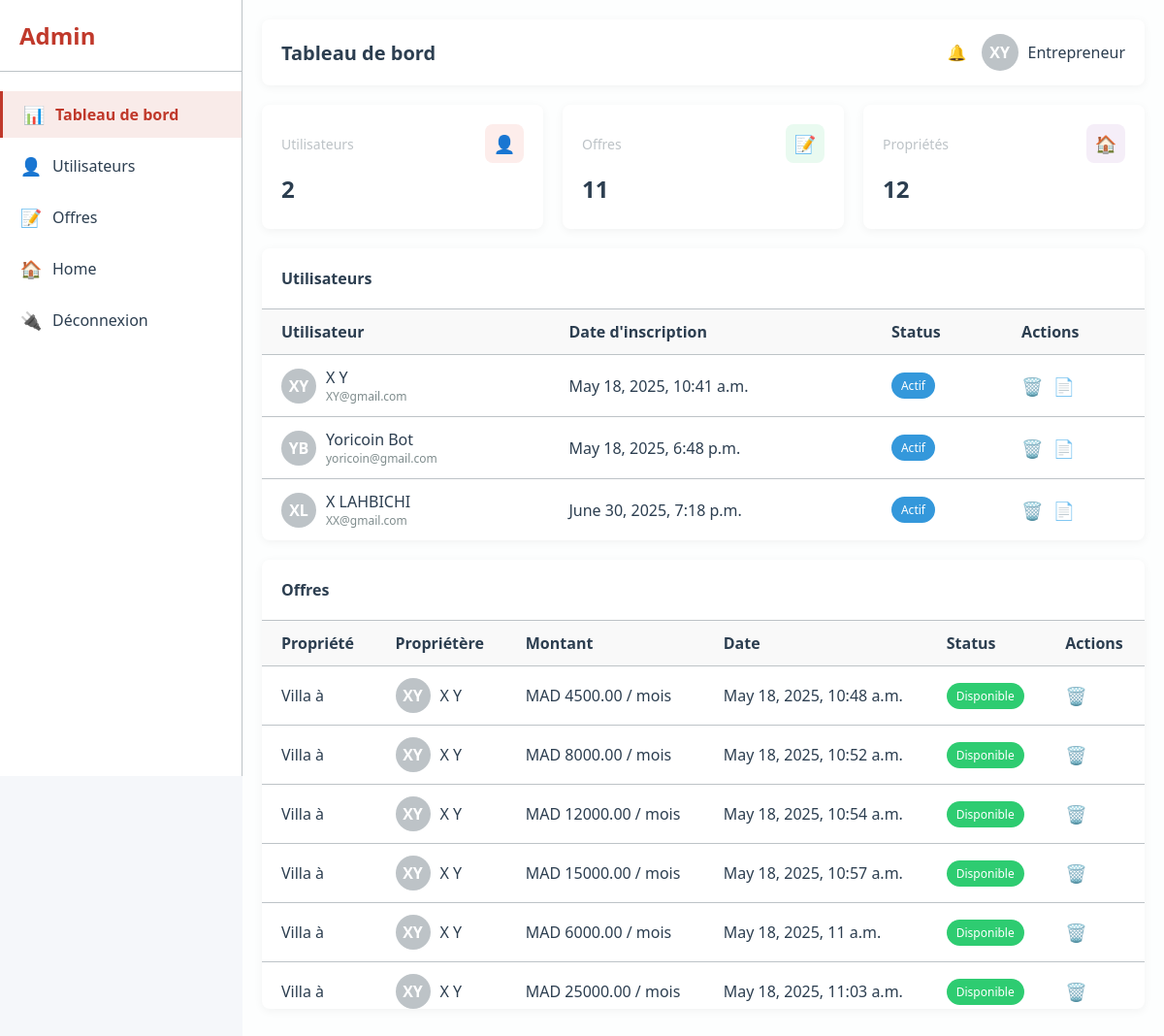
The app's page /app1/dashboard-page/ (signed in) with its own data.
### app1/models.py (models this page shows, shortened)
class CustomUser(AbstractUser):
    SEX_TYPES = [
        ('Homme' , 'Homme'),
        ('Femme' , 'Femme'),
    ]
    Status_Types = [
        ('Admin','Admin'),
        ('Visiteur','Visiteur'),
        ('Étudiant' , 'Étudiant'),
        ('Entrepreneur' , 'Entrepreneur') ,
    ]
    email = models.EmailField(unique=True)
    pays = CountryField(default='MA')
    date_naissance = models.DateField(blank=True , null= True )
    ville = models.CharField(max_length=255,blank=True,null=True)
    adress = models.CharField(max_length=255,blank=True,null=True)
    code_postal = models.BigIntegerField(blank=True,null=True)
    phone_number = models.CharField(max_length=15, blank=True, null=True)
    genre = models.CharField(max_length=255,choices=SEX_TYPES,default="Homme")
    status = models.CharField(max_length=255,choices=Status_Types,default="Visiteur")
    ProfileImage = models.ImageField(upload_to="profileimage/" , default="profileimage/default.png")
    Email_Verifiyed = models.DateField(auto_now=False, auto_now_add=False,blank=True,null=True)
    activation = models.BooleanField(default=False)
    date_created = models.DateTimeField(default=timezone.now)

class ColocationOffer(models.Model):
    STATUS_TYPES = [
        ('Disponible', 'Disponible'),
        ('Refusé', 'Refusé'),
        ('En attente', 'En attente'),
        ('Fini', 'Fini'),
    ]
    owner = models.ForeignKey(CustomUser, on_delete=models.CASCADE, related_name="colocation_offers")
    house = models.ForeignKey(House, on_delete=models.CASCADE, null=True , blank=True , related_name="offers")
    nombre_personne = models.PositiveIntegerField(default=1)
    rent = models.DecimalField(max_digits=10, decimal_places=2)
    charges = models.DecimalField(max_digits=10, decimal_places=2)
    status = models.CharField(max_length=255, choices=STATUS_TYPES, default="En attente")
    autorisation = models.BooleanField(default=False)
    created_at = models.DateTimeField(auto_now_add=True)

### app1/views.py (the view)
# urls.py: path('dashboard-page/',dashboard_profile,name="dashboard_page"),
def dashboard_profile(request):
    users = CustomUser.objects.all()
    offres = ColocationOffer.objects.all()
    users_count = CustomUser.objects.exclude(status = "Admin").count()
    offres_count = ColocationOffer.objects.all().count()
    offres_attente = ColocationOffer.objects.filter(status = "En attente").count()
    houses_count = House.objects.all().count()
    return render(request,'private/dashboard.html',{"users" : users , "offres" : offres , "user_count" : users_count , "offer_count" : offres_count , "order_attente" : offres_attente , "house_count" : houses_count})

### templates/private/dashboard.html (shortened to what this page needs)
<!DOCTYPE html>
{% load static %}
<html lang="fr">
<head>
    <link rel="stylesheet" href="{% static "css/home/home.css" %}">
    <link rel="stylesheet" href="{% static "css/private/dashboard/dashboard.css" %}">
</head>
<body>
    <div class="app-container">
        <div class="sidebar">
            <div class="logo-block">
                <div class="logo">Admin</div>
            </div>
            <ul class="nav-menu">
                <li class="nav-item">
                    <a href="#" class="nav-link active">
                        <div class="nav-icon">📊</div>
                        <span class="nav-text">Tableau de bord</span>
                    </a>
                </li>
                <li class="nav-item">
                    <a href="#" class="nav-link">
                        <div class="nav-icon">👤</div>
                        <span class="nav-text">Utilisateurs</span>
                    </a>
                </li>
                <li class="nav-item">
                    <a href="#" class="nav-link">
                        <div class="nav-icon">📝</div>
                        <span class="nav-text">Offres</span>
                    </a>
                </li>
                <li class="nav-item">
                    <a href="{% url "homepage" %}" style="text-decoration:none;" class="nav-link">
                        <div class="nav-icon">🏠</div>
                        <span class="nav-text">Home</span>
                    </a>
                </li>
                <li class="nav-item">
                    <a href="{% url "logout" %}" class="nav-link">
                        <div class="nav-icon">🔌</div>
                        <span class="nav-text">Déconnexion</span>
                    </a>
                </li>
            </ul>
        </div>
        <div class="content-wrapper">
            <div class="header-bar">
                <div class="header-title">Tableau de bord</div>
                <div class="header-actions">
                    <div class="notifications-icon">
                        🔔
                    </div>
                    <div class="user-profile">
                        <div class="avatar">{{request.user.first_name|slice:":1"}}{{request.user.last_name|slice:":1"}}</div>
                        <div class="username">{{request.user.status}}</div>
                    </div>
                </div>
            </div>
            <div class="card-grid">
                <div class="stat-card">
                    <div class="stat-header">
                        <div class="stat-title">Utilisateurs</div>
                        <div class="stat-icon stat-users">👤</div>
                    </div>
                    <div class="stat-value">{{user_count}}</div>
                </div>
                <div class="stat-card">
                    <div class="stat-header">
                        <div class="stat-title">Offres</div>
                        <div class="stat-icon stat-offers">📝</div>
                    </div>
                    <div class="stat-value">{{offer_count}}</div>
                </div>
                <div class="stat-card">
                    <div class="stat-header">
                        <div class="stat-title">Propriétés</div>
                        <div class="stat-icon stat-properties">🏠</div>
                    </div>
                    <div class="stat-value">{{house_count}}</div>
                </div>
            </div>
            <div class="table-container">
                <div class="table-header">
                    <div class="table-title">Utilisateurs</div>
                </div>
                <div class="table-responsive" style="max-height: 50vh;overflow-y: auto;">
                    <table class="data-table">
                        <thead>
                            <tr>
                                <th>Utilisateur</th>
                                <th>Date d'inscription</th>
                                <th>Status</th>
                                <th>Actions</th>
                            </tr>
                        </thead>
                        <tbody>
                            {% for x in users  %}
                            <tr>
                                <td>
                                    <div class="user-cell">
                                        <div class="user-avatar">{{x.first_name|slice:":1"}}{{x.last_name|slice:":1"}}</div>
                                        <div class="user-details">
                                            <div class="user-name">{{x.first_name}} {{x.last_name}}</div>
                                            <div class="user-email">{{x.email}}</div>
                                        </div>
                                    </div>
                                </td>
                                <td>{{x.date_created}}</td>
                                <td>
                                    {% if x.activation %}
                                        <span class="status-badge status-active">Actif</span></td>
                                    {% else %}
                                        <span class="status-badge status-active" style="background-color:#7F8C8D">Inactif</span></td>
                                    {% endif %}
                                <td>
                                    <div class="action-icons">
                                        <a style="text-decoration:none;"  href="{% url "supprimer_user" x.id %}" class="action-icon">🗑️</a>
                                        <a href="{% url "other_profile" x.id %}" style="text-decoration:none;">📄</a>
                                    </div>
                                </td>
                            </tr>
                            {% endfor %}
                        </tbody>
                    </table>
                </div>
            </div>
            <div class="table-container">
                <div class="table-header">
                    <div class="table-title">Offres</div>
                </div>
                <div class="table-responsive" style="max-height: 50vh;overflow-y: auto;">
                    <table class="data-table">
                        <thead>
                            <tr>
                                <th>Propriété</th>
                                <th>Propriétère</th>
                                <th>Montant</th>
                                <th>Date</th>
                                <th>Status</th>
                                <th>Actions</th>
                            </tr>
                        </thead>
                        <tbody>
                            {% for offre in offres  %}
                            <tr>
                                <td>Villa à {{offre.city.name}}</td>
                                <td>
                                    <div class="user-cell">
                                        <div class="user-avatar">{{offre.owner.first_name|slice:":1"|upper}}{{offre.owner.last_name|slice:":1"|upper}}</div>
                                        <div class="user-details">
                                            <div class="user-name">{{offre.owner.first_name}} {{offre.owner.last_name}}</div>
                                        </div>
                                    </div>
                                </td>
                                <td>MAD {{offre.rent}} / mois</td>
                                <td>{{offre.created_at}}</td>
                                <td><span class="status-badge {% if offre.status == "Disponible" %}status-approved{% elif offre.status == "Refusé" %}status-rejected{% else %}status-pending{% endif %}">{{offre.status}}</span></td>
                                <td>
                                    {% if offre.status == "En attente"  %}
                                    <div class="table-actions">
                                        <a href="{% url "annonceaccepter" offre.id %}" style="text-decoration:none;" class="action-btn btn-success">✅</a>
                                        <a href="{% url "annoncerefuser" offre.id %}" style="text-decoration:none;" class="action-btn btn-danger">❌</a>
                                    </div>
                                    {% else %}
                                        <div class="action-icons">
                                            <a style="text-decoration:none;"  href="{% url "supprimer_annonce_admin" offre.id %}" class="action-icon">🗑️</a>
                                        </div>
                                    {% endif %}
                                </td>
                            </tr>
                            {% endfor %}
                        </tbody>
                    </table>
                </div>

### app1/static/css/pages/home/home.css (style rules this page uses)
:root { --color-primary: #C0392B; --color-accent: #E74C3C; --color-background: #FDFEFE; --color-text: #2C3E50; --color-cta: #FF6F61; --color-secondary: #BDC3C7; --color-white: #FFFFFF; --color-border: #BDC3C7; }

### records on screen
CustomUser: user.first_name "X", user.last_name "Y", user.status "Entrepreneur", first_name "X", last_name "Y", email "XY@gmail.com", date_created "May 18, 2025, 10:41 a.m.", activation "Actif"
CustomUser: first_name "Y", last_name "B", first_name "Yoricoin", last_name "Bot", email "yoricoin@gmail.com", date_created "May 18, 2025, 6:48 p.m.", activation "Actif"
CustomUser: first_name "X", last_name "L", last_name "LAHBICHI", email "XX@gmail.com", date_created "June 30, 2025, 7:18 p.m.", activation "Actif"
ColocationOffer: owner.first_name "X", owner.last_name "Y", rent "4500.00", created_at "May 18, 2025, 10:48 a.m.", status "Disponible"
ColocationOffer: owner.first_name "X", owner.last_name "Y", rent "8000.00", created_at "May 18, 2025, 10:52 a.m.", status "Disponible"
ColocationOffer: owner.first_name "X", owner.last_name "Y", rent "12000.00", created_at "May 18, 2025, 10:54 a.m.", status "Disponible"
ColocationOffer: owner.first_name "X", owner.last_name "Y", rent "15000.00", created_at "May 18, 2025, 10:57 a.m.", status "Disponible"
ColocationOffer: owner.first_name "X", owner.last_name "Y", rent "6000.00", created_at "May 18, 2025, 11 a.m.", status "Disponible"
ColocationOffer: owner.first_name "X", owner.last_name "Y", rent "25000.00", created_at "May 18, 2025, 11:03 a.m.", status "Disponible"

### other values on screen
{{ user_count }} "2"
{{ offer_count }} "11"
{{ house_count }} "12"
